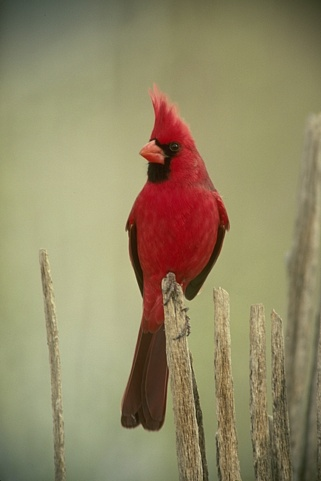
%> input picture MBE-Based Img Seg/196027.jpg, 321 x 481 px
$ octave BSD500SAV.m   (GNU Octave 9; MATLAB toolbox functions it lacks are replaced by stand-ins)
%> lines starting %> are read from the running program, lines starting %| are printed output that depends on the picture; in (x1, y1, x2, y2) boxes, pixels count from 0 and x2, y2 are one past the last pixel; in counts of white or black regions, pixels touching at a corner belong together; the program's own positions count from 1
### MBE-Based Img Seg/SAV_fun.m
function phi_0 = SAV_fun(phi_0,Img,pa)
%FFT prepare
[M, N] = size(phi_0);
ii = 1:1:M;
ii = ii';
jj = 1:1:N;
Z1 = 2*pi*(ii-1)/M;
Z2 = 2*pi*(jj-1)/N;
Z1_c = cos(Z1);
Z2_c = cos(Z2);
Z1_2 = repmat(Z1_c, 1, N);
Z2_2 = repmat(Z2_c, M, 1);
Lap2_FFT = (Z1_2 + Z2_2 - 2).^2;
% Lap_FFT = (Z1_2 + Z2_2 - 2)./2;
A = 1+pa.dt*pa.delta*pa.mu*Lap2_FFT ;

eng_E1 = fun_E1(phi_0,Img,pa);
r = sqrt(eng_E1);
b = fun_U(phi_0,Img,pa)/r;

Gb= -b;
vb=b(:);
vphi_0=phi_0(:);
c = phi_0 + pa.dt*r*Gb - (pa.dt/2)*(vb'*vphi_0)*Gb;
fft_c=fftn(c);
res1=real(ifftn(fft_c./A));

fft_Gb=fftn(Gb);
res2=real(ifftn(fft_Gb./A));

%res1 = AinverseOpt1(c,pa);
% res2 = AinverseOpt1(Gb,pa);
gamma = -sum(sum((b.*res2)));

d = (sum(sum((b.*res1))))/(1+(pa.dt*gamma/2));
e = c + (pa.dt/2)*d*Gb;
fft_e = fftn(e);
Phi = fft_e./A;
phi = real(ifftn(Phi));
%phi = AinverseOpt1(e,pa);

phi_0=phi;
end

### MBE-Based Img Seg/fun_E1.m

function eng_E1 =fun_E1(phi,Img,pa)

%     Hphi = 0.5*(1 + 2/pi*atan(phi/pa.epsilon));
%
%     M1 = Hphi;
%     M2 = 1 - Hphi;
if phi>=0,M1=1;
else M1=0;
end

if phi>=0,M2=0;
else M2=1;
end

    [f1, f2]= localBinaryFit(Img, phi,pa);
    Seg1 = pa.lambda1*(Img.^2.*M1.*pa.KONE - 2*Img.*M1.*conv2(f1,pa.K,'same') + M1.*conv2(f1.^2,pa.K,'same'));
    Seg2 = pa.lambda2*(Img.^2.*M2.*pa.KONE - 2*Img.*M2.*conv2(f2,pa.K,'same') + M2.*conv2(f2.^2,pa.K,'same'));
    Seg = Seg1 + Seg2;


    % Length Term
    [gx, gy] = gradient(phi);
    gnorm = sqrt(gx.^2 + gy.^2);


    DrcPhi=(pa.epsilon/pi)./(pa.epsilon^2.+phi.^2);
    Length = pa.nu*DrcPhi.*gnorm;


    % MBE Term
    MBE =pa.mu*0.25*(gnorm.^2 - 1).^2;

    eng_E1 = sum(Seg(:))+sum(Length(:))+ sum(MBE(:));


### MBE-Based Img Seg/fun_U.m
function phi = fun_U(phi,Img,pa)

 T = fun_T(phi);

% RSF
    M=curvature_central(phi);
    DrcU=(pa.epsilon/pi)./(pa.epsilon^2.+phi.^2);               % eq.(9)

    [f1, f2] = localBinaryFit(Img, phi,pa );


    s1=pa.lambda1.*f1.^2-pa.lambda2.*f2.^2;                   % compute lambda1*e1-lambda2*e2 in the 1st term in eq. (15) in IEEE TIP 08
    s2=pa.lambda1.*f1-pa.lambda2.*f2;
    dataForce=(pa.lambda1-pa.lambda2)*pa.KONE.*Img.*Img+conv2(s1,pa.K,'same')-2.*Img.*conv2(s2,pa.K,'same');

    A=DrcU.*dataForce;
    L=DrcU.*M;
    L1=pa.nu.*L;
    phi =(-pa.mu*T - L1+A);

### MBE-Based Img Seg/localBinaryFit.m
function [f1, f2]= localBinaryFit(Img, u, pa)
Hu=0.5*(1+(2/pi)*atan(u./pa.epsilon));                     % eq.(8)
I=Img.*Hu;
c1=conv2(Hu,pa.K,'same');
c2=conv2(I,pa.K,'same');                              % the numerator of eq.(14) for i = 1
f1=c2./(c1);                                            % compute f1 according to eq.(14) for i = 1
f2=(pa.KI-c2)./(pa.KONE-c1);

### MBE-Based Img Seg/curvature_central.m
function k = curvature_central(u)
% compute curvature
[ux,uy] = gradient(u);
normDu = sqrt(ux.^2+uy.^2+1e-10);                       % the norm of the gradient plus a small possitive number
% to avoid division by zero in the following computation.
Nx = ux./normDu;
Ny = uy./normDu;
[nxx,junk] = gradient(Nx);
[junk,nyy] = gradient(Ny);
k = nxx+nyy;

### MBE-Based Img Seg/fun_T.m
function T = fun_T(phi)
%  phi_lap = phi([end 1:end-1],:) + phi([2:end 1],:) + phi(:,[end 1:end-1]) ...
%          + phi(:,[2:end 1]) - 4*phi;
%     phi_lap2 = phi_lap([end 1:end-1],:) + phi_lap([2:end 1],:) ...
%         + phi_lap(:,[end 1:end-1]) + phi_lap(:,[2:end 1]) - 4*phi_lap;
%  [gx, gy] = gradient(phi);
  gx = (phi([2:end 1],:)-phi([end 1:end-1],:))/2;
  gy = (phi(:,[2:end 1])-phi(:,[end 1:end-1]))/2;

    phi_g2 =(gx.^2 + gy.^2);
    d_x = (phi_g2-1).*gx;
    d_y = (phi_g2-1).*gy;

    dd_x = (-d_x([end 1:end-1],:) + d_x([2:end 1],:))/2;
    dd_y = (-d_y(:,[end 1:end-1]) + d_y(:,[2:end 1]))/2;
%     A_phi = dd_x + dd_y;
A_phi = dd_x + dd_y;
    T=A_phi;
%     T = A_phi - phi_lap;

### MBE-Based Img Seg/BSD500SAV.m
% [15 lines of commented-out code are left out]


clear all;close all;
c0 = 2;

Img = imread('196027.jpg');
%> Img is the input picture: size 481x321x3 uint8; mean R, G, B 146.9, 136.3, 102.2

% Img = rgb2gray(Img);
Img = Img(:,:,2);
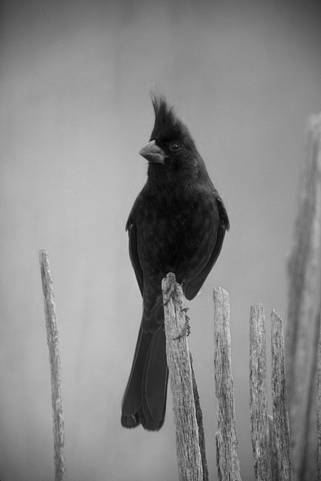
%> Img: size 481x321 uint8; min 0, max 217, mean 136.3
Img = double(Img);
%> Img: size 481x321 double
Img = imresize(Img, 0.5);
%> Img: size 241x161 double


pa.iterNum = 1200;
pa.lambda1 = 0.40;
pa.lambda2 = 0.60;
pa.nu = 450;%0.001*255*255;% coefficient of the length term
initialLSF = ones(size(Img(:,:,1))).*c0;
%> initialLSF: size 241x161 double; every value is 2
% initialLSF(70:100, 50:110) = -c0;
initialLSF(70:180, 65:105) = -c0;
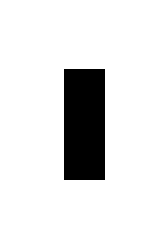
%> initialLSF: size 241x161 double; values -2 (black) and 2 (white), 88.3% white; 1 black region, box (x1, y1, x2, y2) and area: (64, 69, 105, 180) 4551
phi_0 = initialLSF;

figure,mesh(phi_0);
title('Initial \phi');
pa.dt = .001;% time step
pa.mu = 1;% coefficient of the level set (distance) regularization term P(\phi)
pa.epsilon = 1.0;% the papramater in the definition of smoothed Dirac function
pa.sigma =5;    % scale parameter in Gaussian kernel
pa.K=fspecial('gaussian',round(2*pa.sigma)*2+1,pa.sigma);
I = Img;
pa.KI=conv2(Img,pa.K,'same');
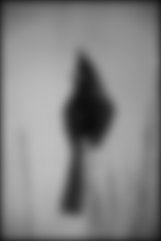
%> pa.KI: size 241x161 double; min 13.1, max 191.8, mean 131.7
pa.KONE=conv2(ones(size(Img)),pa.K,'same');  % compute the convolution of Gassian kernel and constant 1 outside the iteration
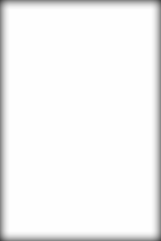
%> pa.KONE: size 241x161 double; min 0.293, max 1, mean 0.962
pa.delta = 10;
% start level set evolution
figure;imagesc(Img, [0, 255]);colormap(jet);hold on;axis off,axis equal
title('Initial contour');
[c,h] = contour(phi_0,[0 0],'r');
%> c = 306 columns, first 8: [0 64.5 65 66 67 68 69 70; 305 70 69.5 69.5 69.5 69.5 69.5 69.5]; h = -79.35
pause(0.1);
%> (the run ends here)
